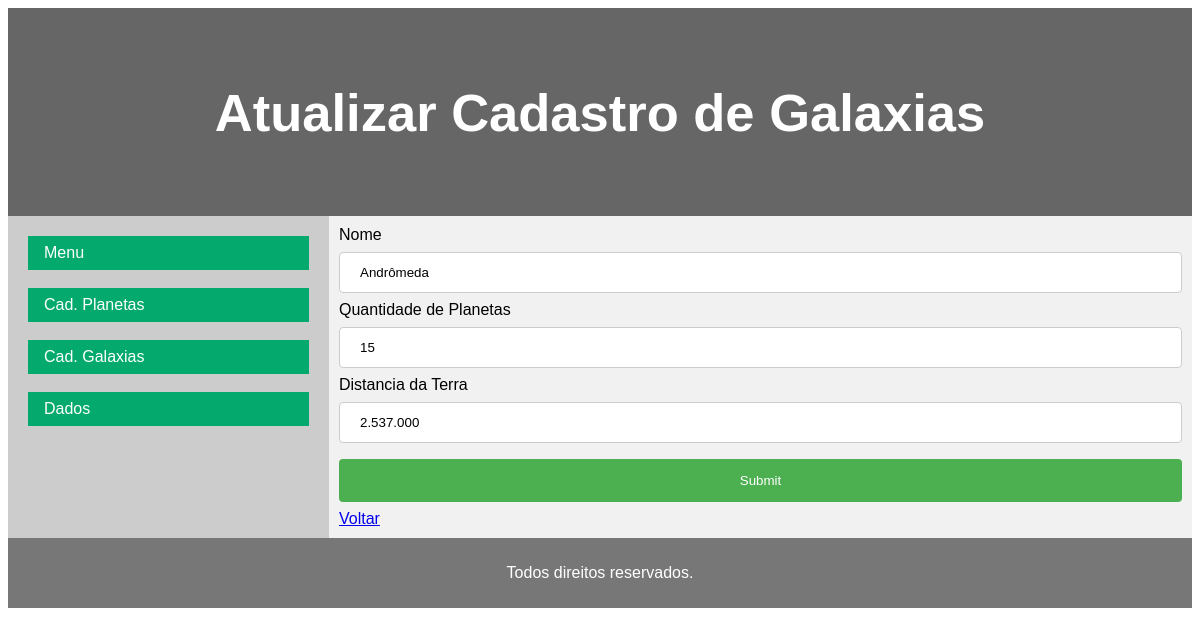
/cadGalaxia.php?id_galaxia=4 (signed in), run on the app's committed database.
### tables this page shows
CREATE TABLE `galaxia` (
  `id_galaxia` int(11) NOT NULL,
  `nome_gal` varchar(100) NOT NULL,
  `qtd_planetas` int(3) NOT NULL,
  `distancia` varchar(100) NOT NULL
);

### cadGalaxia.php (the view, shortened to what this page needs)
<?php
    require 'bd/conectaBD.php';
	 $conn = new mysqli($servername, $username, $password, $database);
	 $nome_gal = "";
	 $qtd_planetas = "";
	 $distancia = "";
	if(isset($_GET['id_galaxia'])){
		$id_galaxia = $_GET['id_galaxia'];
		$sql = "SELECT nome_gal, qtd_planetas, distancia FROM galaxia WHERE id_galaxia = $id_galaxia";
		$res = mysqli_query($conn, $sql);
		$row = mysqli_fetch_assoc($res);
		$nome_gal = $row['nome_gal'];
		$qtd_planetas = $row['qtd_planetas'];
		$distancia = $row['distancia'];
	 }
?>
<!DOCTYPE html>
<html>
	<head>
		<link href="css/estilo.css" rel="stylesheet">
	</head>
	<body>
	<?php
		if(isset($_GET['id_galaxia'])){
				echo ("<header>
			<h2>Atualizar Cadastro de Galaxias</h2>
			</header>");
			} else {
				echo ("<header>
			<h2>Cadastro de Galaxias</h2>
			</header>");
			}
		?>
		<section>
		  <nav>
			<ul id="menu">
				<li><a href="menu.php" class="active">Menu</a></li>
                <br>
				<li><a href="cadPlaneta.php" class="active">Cad. Planetas</a></li>
                <br>
                <li><a href="cadGalaxia.php" class="active">Cad. Galaxias</a></li>
				<br>
                <li><a href="listaDados.php" class="active">Dados</a></li>
			</ul>
		  </nav>
		  <article>
			<form action="gravaGalaxia.php" method="post">
				<label for="nome_gal">Nome</label>
				<input type="text" name="nome_gal" value="<?php echo $nome_gal; ?>" pattern="[a-zA-Z\u00C0-\u00FF ]{2,100}$" title="Nome entre 10 e 100 letras." required/>
				<label for="qtd_planetas">Quantidade de Planetas</label>
				<input type="text" name="qtd_planetas" value="<?php echo $qtd_planetas; ?>" pattern="[0-9]+([,.][0-9]+)?" title="Indique um número!" required/>
				<label for="distancia">Distancia da Terra</label>
				<input type="text" name="distancia" value="<?php echo $distancia; ?>" pattern="[0-9]+([,.][0-9]+)?" title="Indique um número!" required/>
				<input type="submit">
			</form>
			<a href="menu.php">Voltar</a>
		  </article>
		</section>
		<footer>
		  <p>Todos direitos reservados.</p>
		</footer>
	</body>
</html>

### css/estilo.css (style rules this page uses)
* { box-sizing: border-box; }
body { font-family: Arial, Helvetica, sans-serif; }
header { background-color: #666; padding: 30px; text-align: center; font-size: 35px; color: white; }
section { display: -webkit-flex; display: flex; }
nav { -webkit-flex: 1; -ms-flex: 1; flex: 1; background: #ccc; padding: 20px; }
nav ul { list-style-type: none; padding: 0; }
article { -webkit-flex: 3; -ms-flex: 3; flex: 3; background-color: #f1f1f1; padding: 10px; }
footer { background-color: #777; padding: 10px; text-align: center; color: white; }
ul#menu { list-style-type: none; margin: 0; padding: 0; }
ul#menu li a { display: block; color: #000; padding: 8px 16px; text-decoration: none; }
ul#menu li a.active { background-color: #04AA6D; color: white; }
input[type=text], input[type=date], input[type=password], select, textarea { width: 100%; padding: 12px 20px; margin: 8px 0; display: inline-block; border: 1px solid #ccc; border-radius: 4px; box-sizing: border-box; }
input[type=submit] { width: 100%; background-color: #4CAF50; color: white; padding: 14px 20px; margin: 8px 0; border: none; border-radius: 4px; cursor: pointer; }

### data on the page
galaxia: nome_gal "Andrômeda", qtd_planetas "15", distancia "2.537.000"
